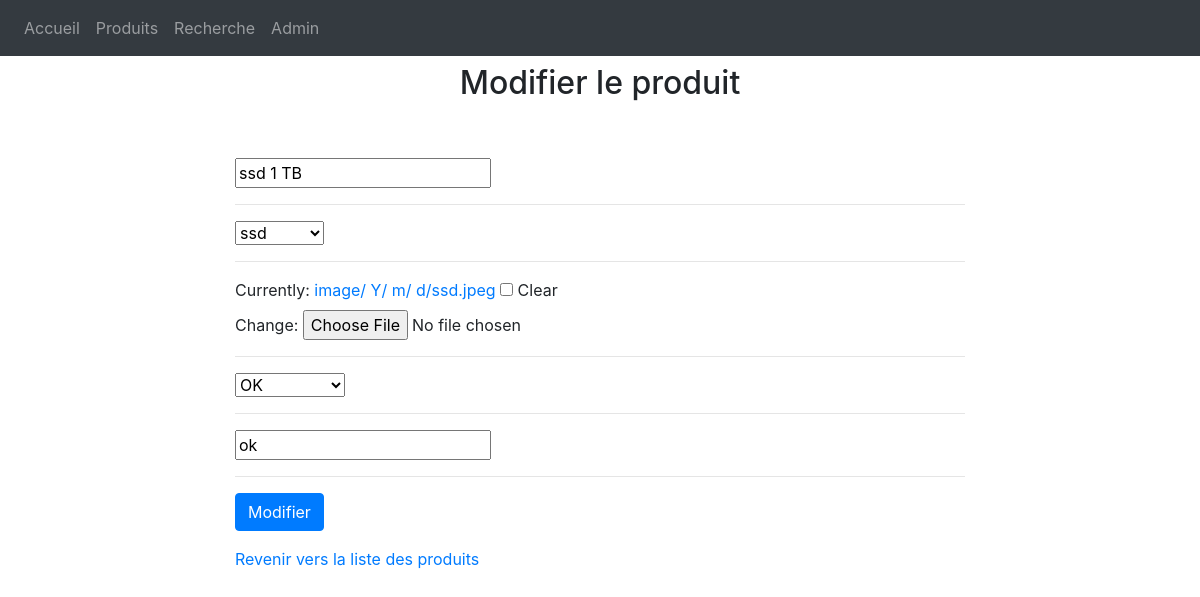
The page /update_product/7/ on the database its author committed.
### main/models.py (models this page shows, shortened)
class Product(models.Model):
	model = models.CharField("Modèle",max_length=100)
	categorie = models.ForeignKey(Categorie, on_delete=models.CASCADE)
	date_created = models.DateTimeField(default=datetime.now, blank=True)
	image = models.ImageField("Ajouter une image",upload_to='image/% Y/% m/% d/', blank = True)
	STATUS =(
			('OK', 'OK'),
			('Défectueux', 'Défectueux'))
	status = models.CharField("statut",max_length=200, null=True, choices=STATUS)
	info = models.CharField("Info", max_length=500, blank=True)

class Categorie(models.Model):
	categorie = models.CharField("Catégorie",max_length=100)
	date_created = models.DateTimeField(auto_now_add=True, null=True)
	def __str__(self):
		return self.categorie

### main/views.py (the view)
# urls.py: path('update_product/<str:pk>/', views.updateProduct, name="update_product"),
def updateProduct(request, pk):
    product = Product.objects.get(id=pk)
    form = ProductForm(instance=product)
    if request.method == 'POST':
        form = ProductForm(request.POST, request.FILES ,instance=product)
        if form.is_valid():
            form.save()
            return redirect('product_list')
    context = {'form':form}
    return render(request, 'main/product_form.html', context)

### main/forms.py
class ProductForm(forms.ModelForm):
	class Meta:
		model = Product
		fields = ('model','categorie','image','status','info')

### main/templates/main/product_form.html (shortened to what this page needs)
{% extends "main/base.html" %}
{% load static %}
{% block content %}
{% load crispy_forms_tags %}
<center><h2 class="mt-2 bigtitle">Modifier le produit</h2></center>
				<div class="container py-5">
				        <div class="row">
				            <div class="col-md-8 offset-2">
							<form method="POST" enctype="multipart/form-data">
								{% for field in form %}
									{{field}}
									<hr>
								{% endfor %}
								<input class="btn btn-primary" value="Modifier" type="submit" name="Submit">
							</form>
						<p><a href="{% url 'product_list' %} ">Revenir vers la liste des produits</a></p>
				  			</div>
				        </div>
				</div>
{% endblock %}

### rows shown on the page
Product: form "ssd 1 TB" "OK" "ok"
Categorie: form "ssd"
